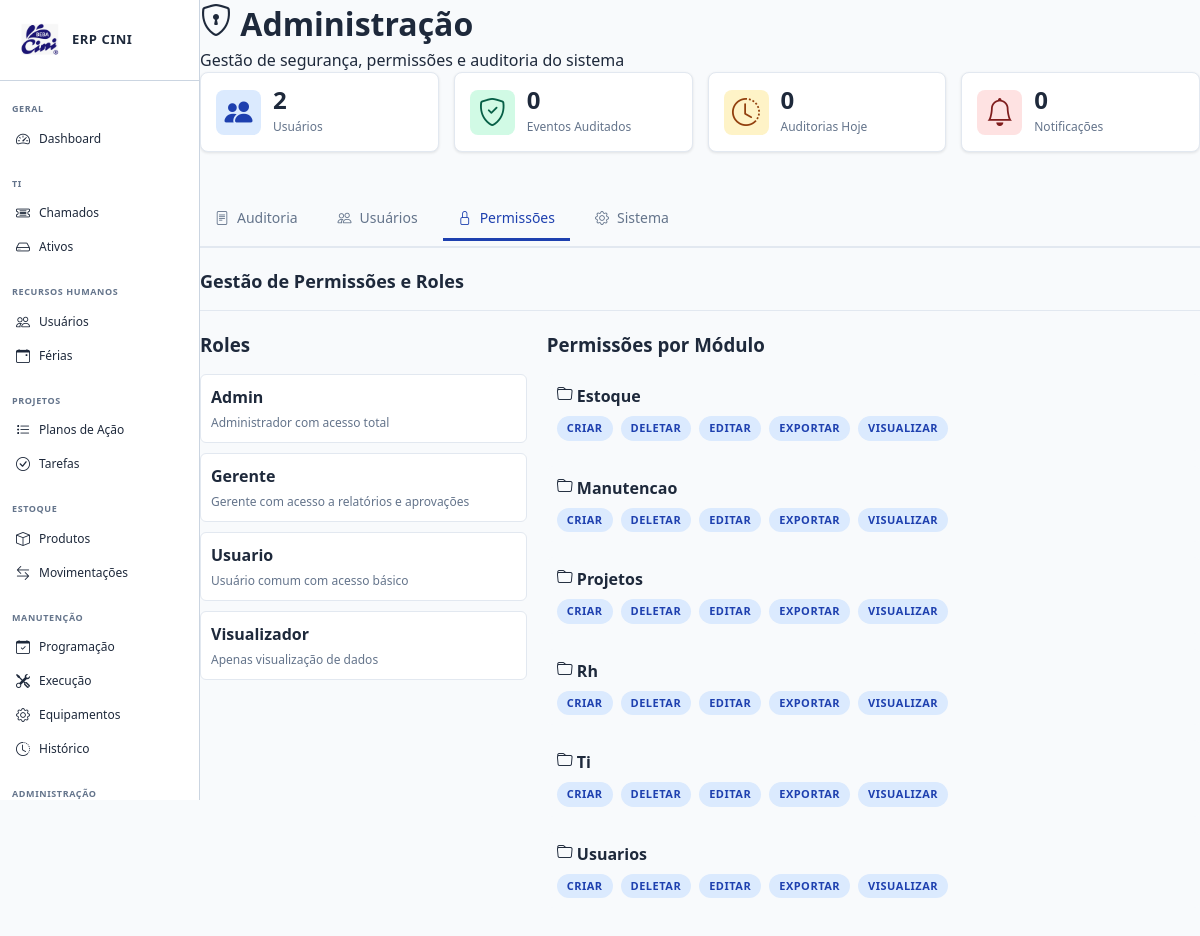
Page /modules/admin/index.php?s=permissoes (signed in) on the committed database.
### tables this page shows
CREATE TABLE roles (
                id INTEGER PRIMARY KEY AUTOINCREMENT,
                name TEXT UNIQUE NOT NULL,
                description TEXT,
                created_at DATETIME DEFAULT CURRENT_TIMESTAMP
            );

CREATE TABLE permissions (
                id INTEGER PRIMARY KEY AUTOINCREMENT,
                name TEXT UNIQUE NOT NULL,
                description TEXT,
                module TEXT NOT NULL,
                action TEXT NOT NULL,
                created_at DATETIME DEFAULT CURRENT_TIMESTAMP
            );

### modules/admin/index.php (the view, shortened to what this page needs)
<?php
require_once '../../includes/header.php';
require_once '../../includes/sidebar.php';
require_once '../../includes/Database.php';
$db = Database::getInstance();
$conn = $db->getConnection();
$section = $_GET['s'] ?? 'auditoria';
try {
    $audit_logs = $conn->query("
        SELECT al.*, u.name as user_name FROM audit_log al
        LEFT JOIN users u ON al.user_id = u.id
        ORDER BY al.created_at DESC LIMIT 100
    ")->fetchAll();
    $roles = $conn->query("SELECT * FROM roles")->fetchAll();
    $permissions = $conn->query("SELECT * FROM permissions ORDER BY module, action ASC")->fetchAll();
    $stats = $conn->query("
        SELECT
            (SELECT COUNT(*) FROM users) as total_users,
            (SELECT COUNT(*) FROM audit_log) as total_audits,
            (SELECT COUNT(*) FROM audit_log WHERE DATE(created_at) = DATE('now')) as audits_today,
            (SELECT COUNT(*) FROM notifications_expanded WHERE \"read\" = 0) as total_notifications
    ")->fetch();
} catch (Exception $e) {
    $audit_logs = $users = $roles = $permissions = [];
    $stats = ['total_users' => 0, 'total_audits' => 0, 'audits_today' => 0];
}
?>
<main class="main-content">
    <div class="page-header">
        <h1><i class="bi bi-shield-lock"></i> Administração</h1>
        <p>Gestão de segurança, permissões e auditoria do sistema</p>
    </div>
    <div class="stats-grid">
        <div class="stat-card"><div class="stat-icon" style="background: #dbeafe; color: #1e40af;"><i class="bi bi-people-fill" style="font-size: 28px;"></i></div><div><div class="stat-value"><?php echo $stats['total_users']; ?></div><div class="stat-label">Usuários</div></div></div>
        <div class="stat-card"><div class="stat-icon" style="background: #d1fae5; color: #065f46;"><i class="bi bi-shield-check" style="font-size: 28px;"></i></div><div><div class="stat-value"><?php echo $stats['total_audits']; ?></div><div class="stat-label">Eventos Auditados</div></div></div>
        <div class="stat-card"><div class="stat-icon" style="background: #fef3c7; color: #92400e;"><i class="bi bi-clock-history" style="font-size: 28px;"></i></div><div><div class="stat-value"><?php echo $stats['audits_today']; ?></div><div class="stat-label">Auditorias Hoje</div></div></div>
        <div class="stat-card"><div class="stat-icon" style="background: #fee2e2; color: #7f1d1d;"><i class="bi bi-bell" style="font-size: 28px;"></i></div><div><div class="stat-value"><?php echo $stats['total_notifications']; ?></div><div class="stat-label">Notificações</div></div></div>
    </div>
    <div class="tabs-container">
        <a href="?s=auditoria" class="nav-tab <?php echo $section === 'auditoria' ? 'active' : ''; ?>"><i class="bi bi-file-text"></i> Auditoria</a>
        <a href="?s=usuarios" class="nav-tab <?php echo $section === 'usuarios' ? 'active' : ''; ?>"><i class="bi bi-people"></i> Usuários</a>
        <a href="?s=permissoes" class="nav-tab <?php echo $section === 'permissoes' ? 'active' : ''; ?>"><i class="bi bi-lock"></i> Permissões</a>
        <a href="?s=sistema" class="nav-tab <?php echo $section === 'sistema' ? 'active' : ''; ?>"><i class="bi bi-gear"></i> Sistema</a>
    </div>
    <?php if ($section === 'auditoria'): ?>
    <div class="content-section">
        <div class="section-header"><h2>Log de Auditoria</h2><button class="btn btn-info" onclick="exportAuditExcel()"><i class="bi bi-file-earmark-excel"></i> Exportar</button></div>
        <div class="filters">
            <input type="text" id="searchAudit" placeholder="Buscar por usuário ou entidade..." onkeyup="filterAudit()">
            <select id="filterAction" onchange="filterAudit()">
                <option value="">Todas as ações</option>
                <option value="create">Criar</option>
                <option value="update">Atualizar</option>
                <option value="delete">Deletar</option>
                <option value="view">Visualizar</option>
                <option value="export">Exportar</option>
            </select>
        </div>
        <?php if (count($audit_logs) > 0): ?>
        <div class="table-responsive"><table class="data-table" id="auditTable"><thead><tr><th>Data/Hora</th><th>Usuário</th><th>Entidade</th><th>Ação</th><th>Detalhes</th><th>IP</th></tr></thead><tbody>
        <?php foreach ($audit_logs as $log): ?>
        <tr data-action="<?php echo $log['action']; ?>">
            <td><small><?php echo date('d/m H:i:s', strtotime($log['created_at'])); ?></small></td>
            <td><?php echo $log['user_name'] ?? 'Sistema'; ?></td>
            <td><strong><?php echo $log['entity']; ?></strong> #<?php echo $log['entity_id']; ?></td>
            <td><span class="badge" style="background: <?php echo match($log['action']) { 'create' => '#d1fae5', 'update' => '#fef3c7', 'delete' => '#fee2e2', 'view' => '#dbeafe', 'export' => '#e0e7ff', default => '#f3f4f6' }; ?>; color: <?php echo match($log['action']) { 'create' => '#065f46', 'update' => '#92400e', 'delete' => '#7f1d1d', 'view' => '#1e40af', 'export' => '#3730a3', default => '#1f2937' }; ?>"><?php echo ucfirst($log['action']); ?></span></td>
            <td><button class="btn-sm btn-info" onclick="showAuditDetails('<?php echo htmlspecialchars($log['old_values']); ?>', '<?php echo htmlspecialchars($log['new_values']); ?>')">Ver</button></td>
            <td><small><?php echo $log['ip_address']; ?></small></td>
        </tr>
        <?php endforeach; ?>
        </tbody></table></div>
        <?php else: ?>
        <div class="empty-state"><i class="bi bi-file-text"></i><p>Nenhum evento registrado</p></div>
        <?php endif; ?>
    </div>
    <?php elseif ($section === 'permissoes'): ?>
    <div class="content-section">
        <div class="section-header"><h2>Gestão de Permissões e Roles</h2></div>
        <div style="display: grid; grid-template-columns: 1fr 2fr; gap: 20px; margin-bottom: 20px;">
            <div>
                <h3 style="margin-bottom: 15px;">Roles</h3>
                <?php foreach ($roles as $role): ?>
                <div style="padding: 10px; background: white; border: 1px solid #e2e8f0; border-radius: 6px; margin-bottom: 10px; cursor: pointer;" onclick="selectRole(<?php echo $role['id']; ?>)">
                    <strong><?php echo ucfirst($role['name']); ?></strong>
                    <p style="font-size: 12px; color: #64748b; margin: 5px 0 0 0;"><?php echo $role['description']; ?></p>
                </div>
                <?php endforeach; ?>
            </div>
            <div>
                <h3 style="margin-bottom: 15px;">Permissões por Módulo</h3>
                <?php
                    $modules_perms = [];
                    foreach ($permissions as $perm) {
                        if (!isset($modules_perms[$perm['module']])) {
                            $modules_perms[$perm['module']] = [];
                        }
                        $modules_perms[$perm['module']][] = $perm;
                    }
                ?>
                <?php foreach ($modules_perms as $module => $perms): ?>
                <div style="margin-bottom: 15px; padding: 10px; background: #f8fafc; border-radius: 6px;">
                    <strong style="display: block; margin-bottom: 8px;"><i class="bi bi-folder"></i> <?php echo ucfirst($module); ?></strong>
                    <div style="display: flex; flex-wrap: wrap; gap: 8px;">
                        <?php foreach ($perms as $perm): ?>
                        <span class="badge" style="background: #dbeafe; color: #1e40af;"><?php echo ucfirst($perm['action']); ?></span>
                        <?php endforeach; ?>
                    </div>
                </div>
                <?php endforeach; ?>
            </div>
        </div>
    </div>
    <?php endif; ?>
</main>
<?php require_once '../../includes/footer.php'; ?>

### assets/styles.css (style rules this page uses)
:root { --primary: #1e40af; --primary-dark: #1e3a8a; --primary-light: #dbeafe; --secondary: #64748b; --success: #059669; --danger: #dc2626; --warning: #f59e0b; --info: #0891b2; --light: #f8fafc; --gray: #e2e8f0; --text-dark: #1e293b; --text-light: #64748b; --border: #cbd5e1; --shadow: 0 1px 3px rgba(0, 0, 0, 0.1); }
* { margin: 0; padding: 0; box-sizing: border-box; }
html { scroll-behavior: smooth; }
body { font-family: 'Segoe UI', Tahoma, Geneva, Verdana, sans-serif; background-color: var(--light); color: var(--text-dark); line-height: 1.5; }
.main-content { margin-left: 200px; flex: 1; display: flex; flex-direction: column; }
.badge { display: inline-block; padding: 4px 10px; border-radius: 4px; font-size: 10px; font-weight: 700; text-transform: uppercase; letter-spacing: 0.5px; }
i { display: inline-flex; align-items: center; justify-content: center; }
.stat-card { background: white; border: 1px solid var(--border); border-radius: 8px; padding: 20px; display: flex; align-items: center; gap: 16px; box-shadow: var(--shadow); transition: all 0.3s ease; position: relative; overflow: hidden; }
.stat-card::before { content: ''; position: absolute; top: 0; left: 0; right: 0; height: 3px; background: linear-gradient(90deg, var(--primary), var(--info)); opacity: 0; transition: opacity 0.3s ease; }
.stat-icon { width: 64px; height: 64px; border-radius: 12px; display: flex; align-items: center; justify-content: center; font-size: 28px; flex-shrink: 0; transition: all 0.3s ease; }
.stat-value { font-size: 28px; font-weight: 700; color: var(--text-dark); line-height: 1; }
.stat-label { font-size: 12px; color: var(--text-light); margin-top: 6px; font-weight: 500; }

### modules/admin/index.php (style rules this page uses)
.stats-grid { display: grid; grid-template-columns: repeat(auto-fit, minmax(220px, 1fr)); gap: 15px; margin-bottom: 25px; }
.stat-card { background: white; border-radius: 8px; padding: 15px; border: 1px solid #e2e8f0; display: flex; gap: 12px; align-items: center; }
.stat-icon { width: 45px; height: 45px; border-radius: 8px; display: flex; align-items: center; justify-content: center; font-size: 20px; }
.stat-value { font-size: 24px; font-weight: 700; }
.stat-label { font-size: 12px; color: #64748b; }
.tabs-container { display: flex; gap: 10px; border-bottom: 2px solid #e2e8f0; padding-bottom: 5px; margin: 20px 0; overflow-x: auto; }
.nav-tab { padding: 10px 15px; display: inline-flex; align-items: center; gap: 8px; color: #64748b; cursor: pointer; border-bottom: 3px solid transparent; text-decoration: none; font-size: 14px; font-weight: 500; transition: 0.3s; white-space: nowrap; }
.nav-tab:hover, .nav-tab.active { color: #1e40af; border-bottom-color: #1e40af; }
.section-header { display: flex; justify-content: space-between; align-items: center; margin-bottom: 20px; padding-bottom: 15px; border-bottom: 1px solid #e2e8f0; }
.section-header h2 { margin: 0; font-size: 18px; }
.badge { padding: 4px 10px; border-radius: 16px; font-size: 11px; font-weight: 600; display: inline-block; }

### rows in the picture
roles: name "Admin", description "Administrador com acesso total"
roles: name "Gerente", description "Gerente com acesso a relatórios e aprovações"
roles: name "Usuario", description "Usuário comum com acesso básico"
roles: name "Visualizador", description "Apenas visualização de dados"
permissions: action "CRIAR"
permissions: action "DELETAR"
permissions: action "EDITAR"
permissions: action "EXPORTAR"
permissions: action "VISUALIZAR"
permissions: action "CRIAR"
permissions: action "DELETAR"
permissions: action "EDITAR"
permissions: action "EXPORTAR"
permissions: action "VISUALIZAR"
permissions: action "CRIAR"
permissions: action "DELETAR"
permissions: action "EDITAR"
permissions: action "EXPORTAR"
permissions: action "VISUALIZAR"
permissions: action "CRIAR"
permissions: action "DELETAR"
permissions: action "EDITAR"
permissions: action "EXPORTAR"
permissions: action "VISUALIZAR"
permissions: action "CRIAR"
permissions: action "DELETAR"
permissions: action "EDITAR"
permissions: action "EXPORTAR"
permissions: action "VISUALIZAR"
permissions: action "CRIAR"
permissions: action "DELETAR"
permissions: action "EDITAR"
permissions: action "EXPORTAR"
permissions: action "VISUALIZAR"

### other values in the picture
$stats['total_users'] "2"
$stats['total_audits'] "0"
$stats['audits_today'] "0"
$stats['total_notifications'] "0"
$module "Estoque"
$module "Manutencao"
$module "Projetos"
$module "Rh"
$module "Ti"
$module "Usuarios"
